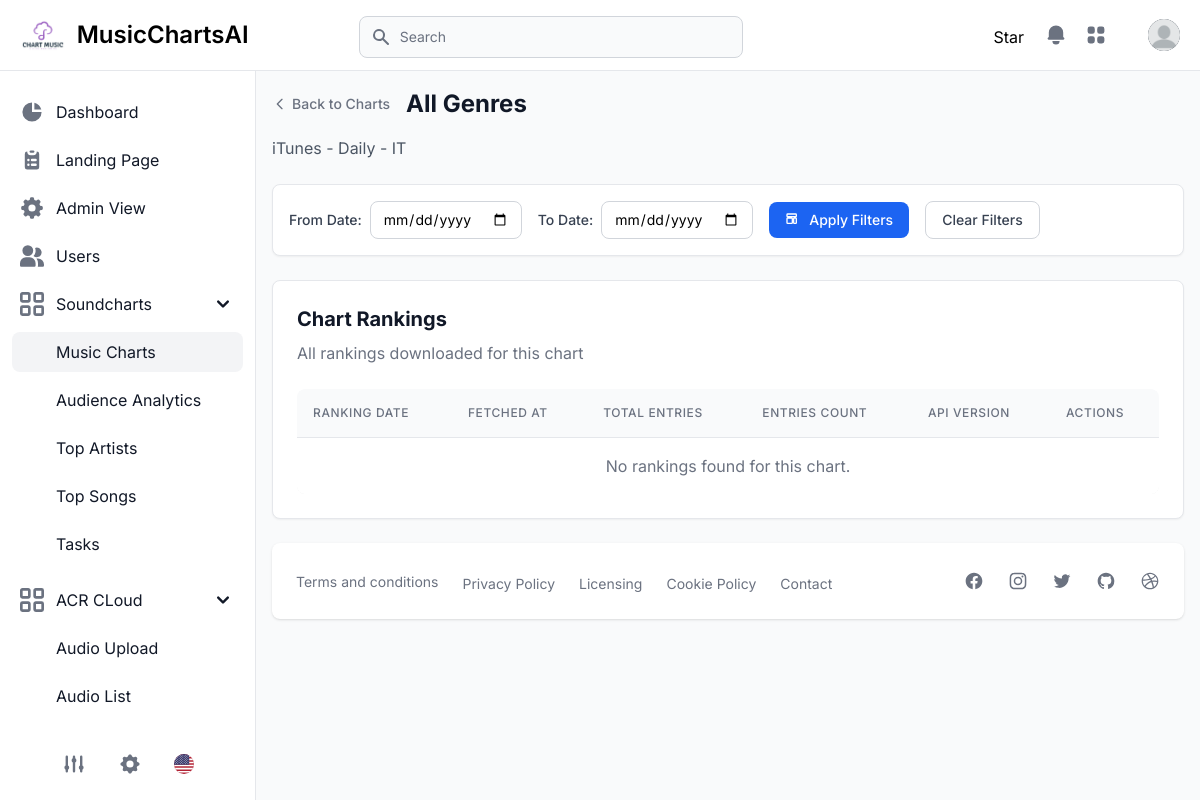
Page /charts/17/rankings/ (signed in) on the earlier database version.
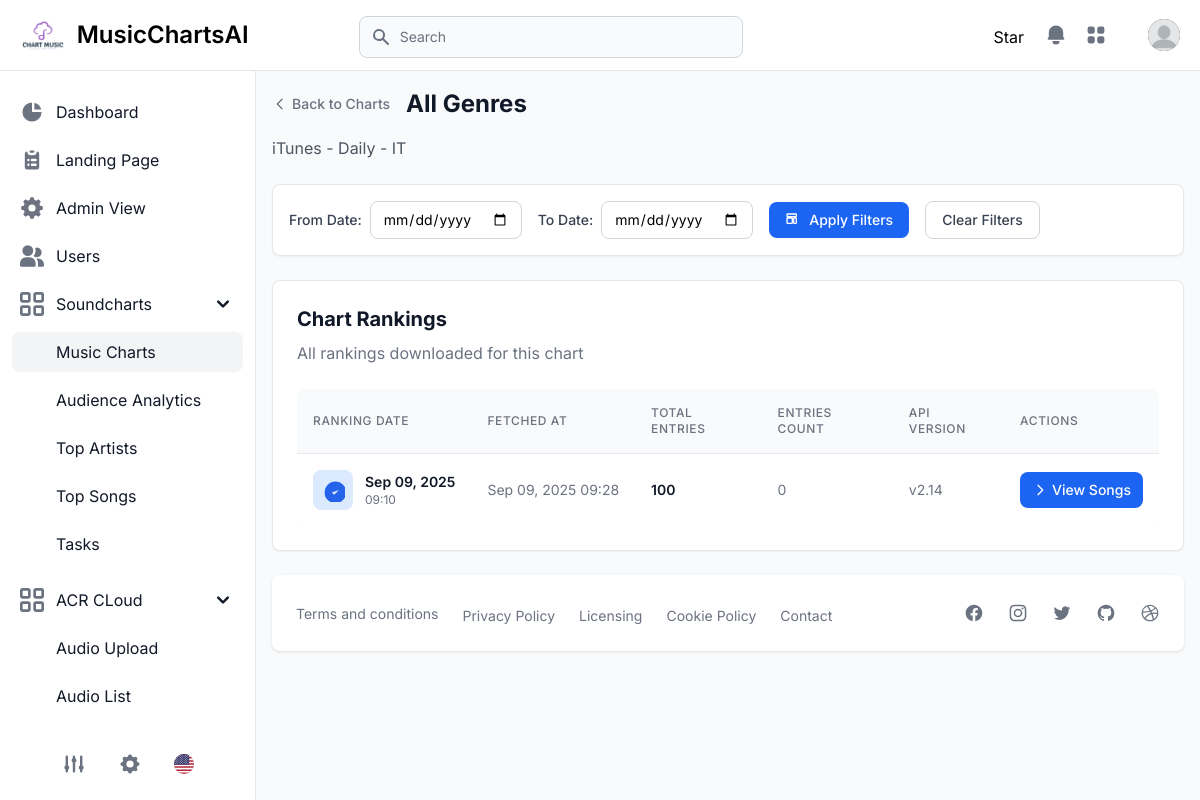
Same page on the later database version.
### apps/soundcharts/models.py (models this page shows, shortened)
class ChartRanking(models.Model):
    chart = models.ForeignKey(Chart, on_delete=models.SET_NULL, related_name="rankings", null=True)
    ranking_date = models.DateTimeField(
        help_text="Date when this ranking was published"
    )
    fetched_at = models.DateTimeField(
        auto_now_add=True, help_text="When this ranking was fetched from API"
    )
    total_entries = models.IntegerField(
        default=0, help_text="Total number of entries in this ranking"
    )
    api_version = models.CharField(
        max_length=50, blank=True, help_text="API version used"
    )
    class Meta:
        constraints = [
            models.UniqueConstraint(
                fields=["chart", "ranking_date"], name="unique_chart_ranking_date"
            )
        ]
        ordering = ["-ranking_date"]
        verbose_name = "Chart Ranking"
        verbose_name_plural = "Chart Rankings"
    @property
    def entries_count(self):
        return self.entries.count()

### apps/pages/views.py (the view)
# urls.py: path("charts/<int:chart_id>/rankings/", views.chart_rankings, name="chart_rankings"),
@login_required(login_url='/users/signin/')
def chart_rankings(request, chart_id):
    chart = get_object_or_404(Chart, id=chart_id)
    date_from = request.GET.get('date_from', '')
    date_to = request.GET.get('date_to', '')
    rankings = ChartRanking.objects.filter(chart=chart).order_by('-ranking_date')
    if date_from:
        rankings = rankings.filter(ranking_date__date__gte=date_from)
    if date_to:
        rankings = rankings.filter(ranking_date__date__lte=date_to)
    context = {
        'segment': 'charts',
        'chart': chart,
        'rankings': rankings,
        'current_filters': {
            'date_from': date_from,
            'date_to': date_to,
        }
    }
    return render(request, "dashboard/chart_rankings_table.html", context)

### templates/dashboard/chart_rankings_table.html (shortened to what the changed rows need)
{% extends "layouts/base.html" %}
{% load static %}
{% block content %}
<main>
  <div class="px-4 pt-6">
    <div class="mb-6">
      <div class="flex items-center mb-4">
        <h1 class="text-2xl font-bold text-gray-900 dark:text-white">{{ chart.name }}</h1>
      </div>
    </div>
    <div class="p-4 bg-white border border-gray-200 rounded-lg shadow-sm dark:border-gray-700 sm:p-6 dark:bg-gray-800">
      <div class="flex flex-col mt-6">
        <div class="overflow-x-auto rounded-lg">
          <div class="inline-block min-w-full align-middle">
            <div class="overflow-hidden shadow sm:rounded-lg">
              <table class="min-w-full divide-y divide-gray-200 dark:divide-gray-600">
                <thead class="bg-gray-50 dark:bg-gray-700">
                  <tr>
                    <th scope="col" class="p-4 text-xs font-medium tracking-wider text-left text-gray-500 uppercase dark:text-white">
                      Ranking Date
                    </th>
                    <th scope="col" class="p-4 text-xs font-medium tracking-wider text-left text-gray-500 uppercase dark:text-white">
                      Fetched At
                    </th>
                    <th scope="col" class="p-4 text-xs font-medium tracking-wider text-left text-gray-500 uppercase dark:text-white">
                      Total Entries
                    </th>
                    <th scope="col" class="p-4 text-xs font-medium tracking-wider text-left text-gray-500 uppercase dark:text-white">
                      Entries Count
                    </th>
                    <th scope="col" class="p-4 text-xs font-medium tracking-wider text-left text-gray-500 uppercase dark:text-white">
                      API Version
                    </th>
                    <th scope="col" class="p-4 text-xs font-medium tracking-wider text-left text-gray-500 uppercase dark:text-white">
                      Actions
                    </th>
                  </tr>
                </thead>
                <tbody class="bg-white dark:bg-gray-800">
                  {% for ranking in rankings %}
                  <tr class="{% cycle '' 'bg-gray-50 dark:bg-gray-700' %}">
                    <td class="p-4 text-sm font-normal text-gray-900 whitespace-nowrap dark:text-white">
                      <div class="flex items-center">
                        <div class="flex-shrink-0 w-10 h-10 bg-primary-100 dark:bg-primary-900 rounded-lg flex items-center justify-center mr-3">
                          <svg class="w-6 h-6 text-primary-600 dark:text-primary-400" fill="currentColor" viewBox="0 0 20 20">
                            <path d="M9 12l2 2 4-4m6 2a9 9 0 11-18 0 9 9 0 0118 0z"></path>
                          </svg>
                        </div>
                        <div>
                          <div class="font-semibold">{{ ranking.ranking_date|date:"M d, Y" }}</div>
                          <div class="text-xs text-gray-500 dark:text-gray-400">{{ ranking.ranking_date|time:"H:i" }}</div>
                        </div>
                      </div>
                    </td>
                    <td class="p-4 text-sm font-normal text-gray-500 whitespace-nowrap dark:text-gray-400">
                      {{ ranking.fetched_at|date:"M d, Y H:i" }}
                    </td>
                    <td class="p-4 text-sm font-semibold text-gray-900 whitespace-nowrap dark:text-white">
                      {{ ranking.total_entries }}
                    </td>
                    <td class="p-4 text-sm font-normal text-gray-500 whitespace-nowrap dark:text-gray-400">
                      {{ ranking.entries_count }}
                    </td>
                    <td class="p-4 text-sm font-normal text-gray-500 whitespace-nowrap dark:text-gray-400">
                      {{ ranking.api_version|default:"N/A" }}
                    </td>
                    <td class="p-4 whitespace-nowrap">
                      <a href="{% url 'ranking_songs' ranking.id %}"
                         class="inline-flex items-center px-3 py-2 text-sm font-medium text-white bg-blue-600 rounded-lg hover:bg-blue-700 focus:ring-4 focus:ring-blue-300 dark:bg-green-600 dark:hover:bg-green-700 dark:focus:ring-green-800">
                        <svg class="w-4 h-4 mr-1" fill="none" stroke="currentColor" viewBox="0 0 24 24">
                          <path stroke-linecap="round" stroke-linejoin="round" stroke-width="2" d="M9 5l7 7-7 7"></path>
                        </svg>
                        View Songs
                      </a>
                    </td>
                  </tr>
                  {% empty %}
                  <tr>
                    <td colspan="6" class="p-4 text-center text-gray-500 dark:text-gray-400">
                      No rankings found for this chart.
                    </td>
                  </tr>
                  {% endfor %}
                </tbody>
              </table>
            </div>
          </div>
        </div>
      </div>
    </div>
  </div>
</main>
{% endblock content %}

Differences in the rows shown:
added ChartRanking: ranking_date "Sep 09, 2025", ranking_date "09:10", fetched_at "Sep 09, 2025 09:28", total_entries "100", entries_count "0", api_version "v2.14"
Other differences:
text no longer shown: "No rankings found for this chart."
